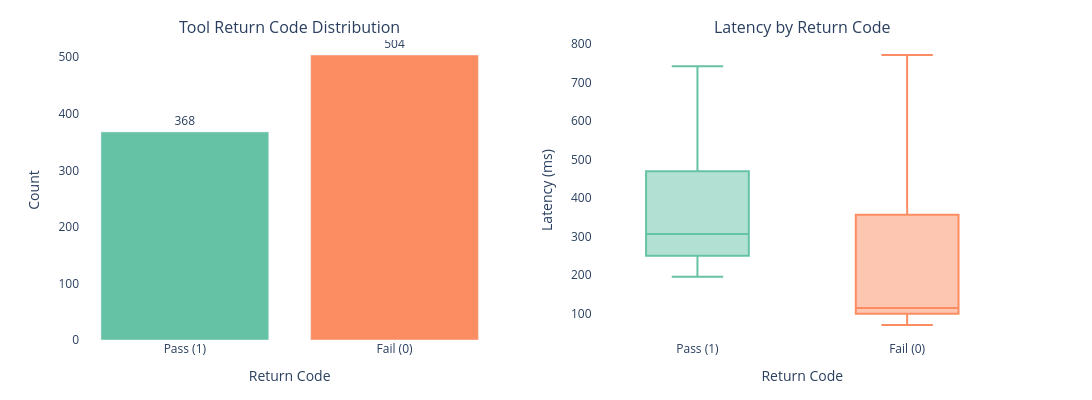

Notebook code for this chart:
### Markdown cell above
### ✅ Return Code Distribution and Latency Analysis

This cell generates a **side-by-side visualization** of tool return behavior, showing both outcome frequency and performance spread between success and failure states.

#### 🧠 What this code does:

* Maps numeric `return_code` values into labeled categories: `"Pass (1)"` and `"Fail (0)"`.
* Builds two distinct but aligned subplots using Plotly:

  **Left Plot – Return Code Counts**

  * Counts how many times each return code was observed across all tool executions.
  * Visualizes this with a color-coded bar chart using Set2-style tones.
  * Adds value annotations directly above each bar.

  **Right Plot – Latency by Return Code**

  * Groups latencies by pass/fail status.
  * Displays a boxplot for each group to show median, quartiles, and potential outliers.
  * Uses matching category order and color coding for visual alignment.

#### 🔍 What you're observing:

* The **left chart** gives insight into how often tools succeed vs. fail (`return_code` distribution).
* The **right chart** breaks down how **execution latency** differs for passes vs. failures.
* Often, **failures may cluster with higher or more variable latencies**, indicating retries, timeouts, or degraded performance.
* The fixed category order ensures consistent comparison across plots and avoids visual bias.

This cell is useful when validating return code handling, performance implications of tool errors, and the quality of result codes in FSM processing.

### Code cell
import plotly.graph_objects as go
import pandas as pd

# Define consistent labels and order
label_map = {1: "Pass (1)", 0: "Fail (0)"}
df_tool_expanded["return_code_label"] = df_tool_expanded["return_code"].map(label_map)
order = ["Pass (1)", "Fail (0)"]

# Count data for bar chart
return_counts = (
    df_tool_expanded["return_code_label"]
    .value_counts()
    .reindex(order)
    .fillna(0)
    .astype(int)
)

# 1. Left: Return Code Count Bar Chart
bar_trace = go.Bar(
    x=return_counts.index,
    y=return_counts.values,
    text=return_counts.values,
    textposition="outside",
    marker_color=["#66c2a5", "#fc8d62"],  # Set2 colors
    showlegend=False,
    name="Return Code Counts"
)

# 2. Right: Latency Box Plot
box_traces = []
for code in order:
    subset = df_tool_expanded[df_tool_expanded["return_code_label"] == code]
    box_traces.append(go.Box(
        y=subset["latency_ms"],
        x=[code] * len(subset),
        name=code,
        boxpoints=False,
        marker_color="#66c2a5" if code == "Pass (1)" else "#fc8d62",
        showlegend=False
    ))

# 3. Compose subplots
from plotly.subplots import make_subplots

fig = make_subplots(
    rows=1,
    cols=2,
    subplot_titles=["Tool Return Code Distribution", "Latency by Return Code"],
    shared_yaxes=False
)

# Add traces
fig.add_trace(bar_trace, row=1, col=1)
for trace in box_traces:
    fig.add_trace(trace, row=1, col=2)

# Update layout
fig.update_layout(
    width=1500,
    height=400,
    showlegend=False,
    title_text=None,
    plot_bgcolor="white",
    margin=dict(t=40, b=60),
)

# Style axes
fig.update_xaxes(
    title_text="Return Code",
    tickangle=0,
    row=1, col=1,
    tickmode="array",
    tickvals=order,
    ticktext=order
)
fig.update_yaxes(title_text="Count", row=1, col=1)

fig.update_xaxes(
    title_text="Return Code",
    tickangle=0,
    row=1, col=2,
    tickmode="array",
    tickvals=order,
    ticktext=order
)
fig.update_yaxes(title_text="Latency (ms)", row=1, col=2)

fig.show()

### Figure 1 — Plotly figure (JSON) as saved in the notebook; plotly's stock layout.template omitted (floating-point values rounded to 4 significant figures; data arrays with more than 128 entries replaced by an {"elided": "..."} marker saying what was removed)
{"data": [{"marker": {"color": ["#66c2a5", "#fc8d62"]}, "name": "Return Code Counts", "showlegend": false, "text": [368.0, 504.0], "textposition": "outside", "type": "bar", "x": ["Pass (1)", "Fail (0)"], "xaxis": "x", "y": [368, 504], "yaxis": "y"}, {"boxpoints": false, "marker": {"color": "#66c2a5"}, "name": "Pass (1)", "showlegend": false, "type": "box", "x": {"elided": "368 str values"}, "xaxis": "x2", "y": {"elided": "368 int values"}, "yaxis": "y2"}, {"boxpoints": false, "marker": {"color": "#fc8d62"}, "name": "Fail (0)", "showlegend": false, "type": "box", "x": {"elided": "504 str values"}, "xaxis": "x2", "y": {"elided": "504 int values"}, "yaxis": "y2"}], "layout": {"annotations": [{"font": {"size": 16}, "showarrow": false, "text": "Tool Return Code Distribution", "x": 0.225, "xanchor": "center", "xref": "paper", "y": 1, "yanchor": "bottom", "yref": "paper"}, {"font": {"size": 16}, "showarrow": false, "text": "Latency by Return Code", "x": 0.775, "xanchor": "center", "xref": "paper", "y": 1, "yanchor": "bottom", "yref": "paper"}], "height": 400, "margin": {"b": 60, "t": 40}, "plot_bgcolor": "white", "showlegend": false, "width": 1500, "xaxis": {"anchor": "y", "domain": [0, 0.45], "tickangle": 0, "tickmode": "array", "ticktext": ["Pass (1)", "Fail (0)"], "tickvals": ["Pass (1)", "Fail (0)"], "title": {"text": "Return Code"}}, "xaxis2": {"anchor": "y2", "domain": [0.55, 1], "tickangle": 0, "tickmode": "array", "ticktext": ["Pass (1)", "Fail (0)"], "tickvals": ["Pass (1)", "Fail (0)"], "title": {"text": "Return Code"}}, "yaxis": {"anchor": "x", "domain": [0, 1], "title": {"text": "Count"}}, "yaxis2": {"anchor": "x2", "domain": [0, 1], "title": {"text": "Latency (ms)"}}}}
